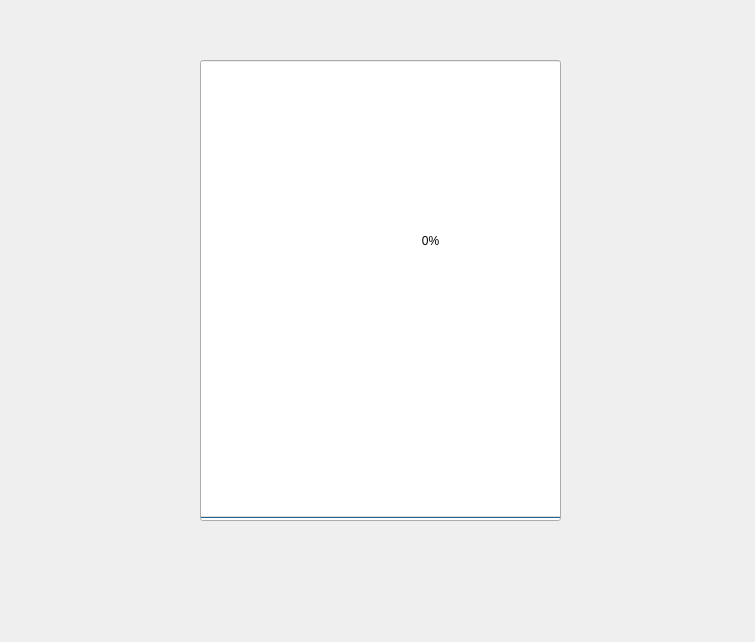
<?xml version="1.0" encoding="UTF-8"?>
<ui version="4.0">
 <class>MainWindow</class>
 <widget class="QMainWindow" name="MainWindow">
  <property name="geometry">
   <rect>
    <x>0</x>
    <y>0</y>
    <width>755</width>
    <height>642</height>
   </rect>
  </property>
  <property name="windowTitle">
   <string>Atutum Battary Manger</string>
  </property>
  <property name="autoFillBackground">
   <bool>true</bool>
  </property>
  <widget class="QWidget" name="centralwidget">
   <widget class="QProgressBar" name="progressBar">
    <property name="geometry">
     <rect>
      <x>200</x>
      <y>60</y>
      <width>361</width>
      <height>461</height>
     </rect>
    </property>
    <property name="focusPolicy">
     <enum>Qt::NoFocus</enum>
    </property>
    <property name="styleSheet">
     <string notr="true">transform: rotate(90deg)</string>
    </property>
    <property name="value">
     <number>0</number>
    </property>
    <property name="orientation">
     <enum>Qt::Vertical</enum>
    </property>
    <property name="textDirection">
     <enum>QProgressBar::TopToBottom</enum>
    </property>
   </widget>
  </widget>
  <action name="action">
   <property name="text">
    <string>Русский</string>
   </property>
  </action>
  <action name="actionEnglish">
   <property name="text">
    <string>English</string>
   </property>
  </action>
 </widget>
 <resources/>
 <connections/>
</ui>
